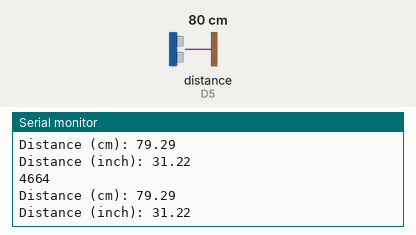
Recording of a program running on a simulated ESP8266 (NodeMCU). Parts: the last lines printed to the serial monitor. Wiring (inferred from the names in the program): ultrasonic range finder: trigger D6; echo D5. The test bench sets the inputs (shaded band); at power-on: distance to the obstacle (sensor on D5) 80 cm. The echo pulse lasts 58.3 µs per cm.

Above: at 1.8 s.
1.9 s: distance to the obstacle (sensor on D5) set to 2 cm
At 2.4 s:
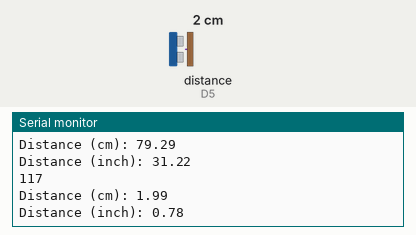
3.4 s: distance to the obstacle (sensor on D5) set to 4 cm
At 4.8 s:
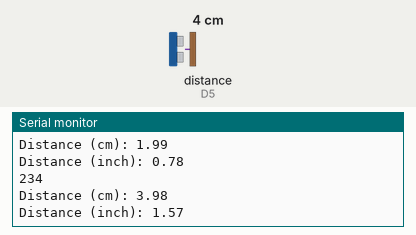
Timing chart, 0 to 6.4 s (numbered marks = the images above; inputs shaded):
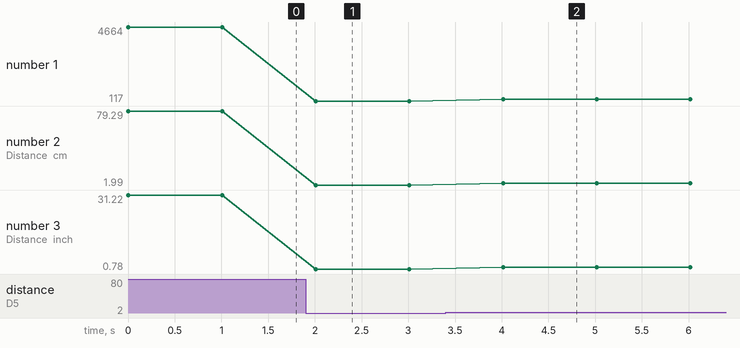

Measured:
- after the input at 1.9 s, the serial monitor: prints a new line after 0.11 s (image 1)
- after the input at 3.4 s, the serial monitor: prints a new line after 0.61 s (image 2)
- plotted number 1: 4664 → 117 after the input at 1.9 s, 117 → 234 after the input at 3.4 s
- plotted number 2: 79.29 → 1.99 after the input at 1.9 s, 1.99 → 3.98 after the input at 3.4 s
- plotted number 3: 31.22 → 0.78 after the input at 1.9 s, 0.78 → 1.57 after the input at 3.4 s

The program:

main.cpp
```cpp
#include <Arduino.h>

/*********
  Rui Santos
  Complete project details at https://RandomNerdTutorials.com/esp8266-nodemcu-hc-sr04-ultrasonic-arduino/

  Permission is hereby granted, free of charge, to any person obtaining a copy
  of this software and associated documentation files.

  The above copyright notice and this permission notice shall be included in all
  copies or substantial portions of the Software.
*********/

const int trigPin = D6;
const int echoPin = D5;

// define sound velocity in cm/uS
#define SOUND_VELOCITY 0.034
#define CM_TO_INCH 0.393701

long duration;
float distanceCm;
float distanceInch;

void setup()
{
  Serial.begin(9600);     // Starts the serial communication
  pinMode(trigPin, OUTPUT); // Sets the trigPin as an Output
  pinMode(echoPin, INPUT);  // Sets the echoPin as an Input
}

void loop()
{
  // Clears the trigPin
  digitalWrite(trigPin, LOW);
  delayMicroseconds(2);
  // Sets the trigPin on HIGH state for 10 micro seconds
  digitalWrite(trigPin, HIGH);
  delayMicroseconds(10);
  digitalWrite(trigPin, LOW);

  // Reads the echoPin, returns the sound wave travel time in microseconds
  duration = pulseIn(echoPin, HIGH);
  Serial.println(duration);

  // Calculate the distance
  distanceCm = duration * SOUND_VELOCITY / 2;

  // Convert to inches
  distanceInch = distanceCm * CM_TO_INCH;

  // Prints the distance on the Serial Monitor
  Serial.print("Distance (cm): ");
  Serial.println(distanceCm);
  Serial.print("Distance (inch): ");
  Serial.println(distanceInch);

  delay(1000);
}
```
